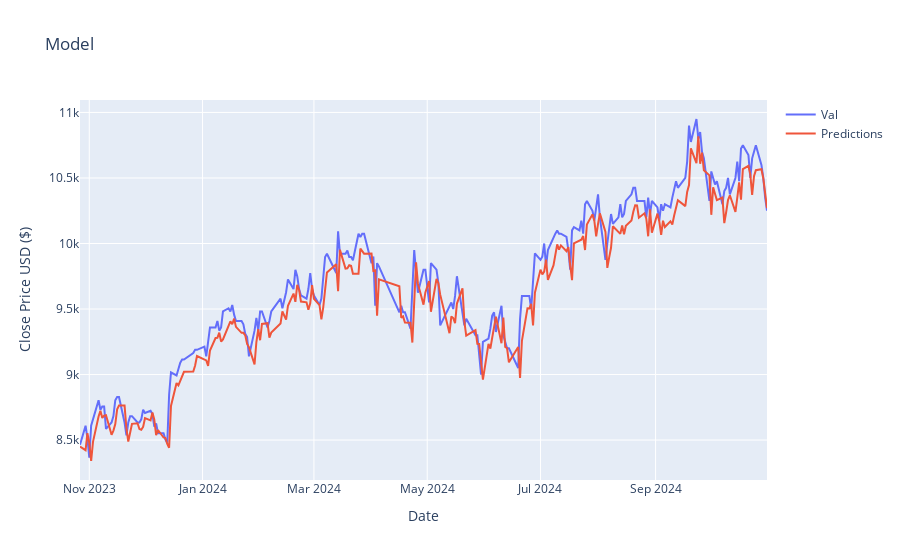

The notebook cell this image was saved under:
### Code cell
from plotly import graph_objs as go

fig = go.Figure()

fig.add_trace(go.Scatter(x=valid['date'], y=valid['Close'], mode='lines', name='Val'))
fig.add_trace(go.Scatter(x=valid['date'], y=valid['Predictions'], mode='lines', name='Predictions'))

fig.update_layout(title='Model',
                        xaxis_title='Date',
                        yaxis_title='Close Price USD ($)')
fig.show()

### Figure 1 — Plotly figure (JSON) as saved in the notebook; plotly's stock layout.template omitted (floating-point values rounded to 4 significant figures; data arrays with more than 128 entries replaced by an {"elided": "..."} marker saying what was removed)
{"data": [{"mode": "lines", "name": "Val", "type": "scatter", "x": {"elided": "242 str values"}, "y": {"elided": "242 float values"}}, {"mode": "lines", "name": "Predictions", "type": "scatter", "x": {"elided": "242 str values"}, "y": {"elided": "242 float values"}}], "layout": {"title": {"text": "Model"}, "xaxis": {"title": {"text": "Date"}}, "yaxis": {"title": {"text": "Close Price USD ($)"}}}}
